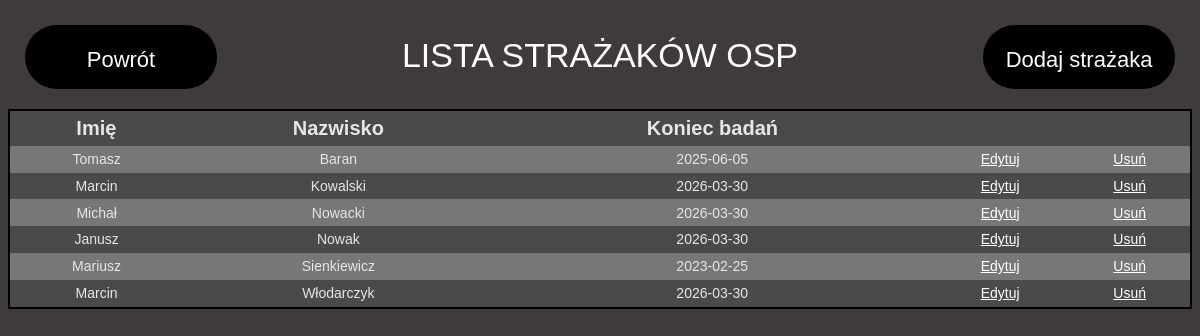
Screenshot of /OSP_WebApp/str_show.php with the database file from the repository.
### tables this page shows
CREATE TABLE `strazacy` (
  `id` int(11) NOT NULL,
  `imie` text NOT NULL,
  `nazwisko` text NOT NULL,
  `koniec_badan` date DEFAULT NULL
);

### OSP_WebApp/str_show.php (the view, shortened to what this page needs)
<html>
<head>
</head>
<body>
    <a href="index.php">
        <div id="back">
            <p id="jeden">Powrót</p>
        </div>
    </a>
    <a href="str_add.php">
        <div id="next">
            <p id="jeden">Dodaj strażaka</p>
        </div>
    </a>
    <p id="dwa">LISTA STRAŻAKÓW OSP</p>
    <div id="dane">
        <?php
            $polaczenie=mysqli_connect("localhost","root","","straz")
            or die ("Nie mozna polaczyc z baza");
            $zapytanie="SELECT * FROM strazacy ORDER BY nazwisko";
            $wynik=mysqli_query($polaczenie,$zapytanie);
            echo "<table>";
            echo "<td>Imię</td><td>Nazwisko</td><td>Koniec badań</td>";
            while($res=mysqli_fetch_array($wynik))
            {
                $ind=$res['id'];
                echo "<tr>";
                echo "<td>".$res['imie']."</td><td>".$res['nazwisko']."</td><td>".$res['koniec_badan']."</td><td><a href='str_edit.php?ident=$ind'>Edytuj</a></td><td><a href='str_show.php?del=$ind'>Usuń</a></td>";
                echo "</tr>";
            }
            echo "</table>";
        ?>
    </div>
</body>
</html>

### OSP_WebApp/str_show.php (style rules this page uses)
body { background-color: #403b3b; }
#back { color: white; background-color: black; height: 8%; width: 16%; top: 25px; left: 25px; text-align: center; position: absolute; border-radius: 50px; }
#next { color: white; background-color: black; height: 8%; width: 16%; top: 25px; right: 25px; text-align: center; position: absolute; border-radius: 50px; }
#jeden { text-align: center; font-family: "Comic Sans MS", cursive, sans-serif; font-size: 22px; }
#dwa { text-align: center; font-size: 34px; font-family: "Comic Sans MS", cursive, sans-serif; color: white; margin-top: 3%; }
table { font-family: "Comic Sans MS", cursive, sans-serif; border: 2px solid #000000; background-color: #4A4A4A; width: 100%; height: 200px; text-align: center; border-collapse: collapse; }
tr:nth-child(1) td { font-size: 20px; font-weight: bold; color: #E6E6E6; text-align: center; border-left: 1px solid #4A4A4A; }
td { border: 0px solid #4A4A4A; padding: 3px 2px; }
tr:nth-child(even) { background: #777778; }
tbody td { font-size: 14px; color: #E6E6E6; }
a { color: white; }

### rows the page displays
strazacy: imie "Tomasz", nazwisko "Baran", koniec_badan "2025-06-05"
strazacy: imie "Marcin", nazwisko "Kowalski", koniec_badan "2026-03-30"
strazacy: imie "Michał", nazwisko "Nowacki", koniec_badan "2026-03-30"
strazacy: imie "Janusz", nazwisko "Nowak", koniec_badan "2026-03-30"
strazacy: imie "Mariusz", nazwisko "Sienkiewicz", koniec_badan "2023-02-25"
strazacy: imie "Marcin", nazwisko "Włodarczyk", koniec_badan "2026-03-30"
